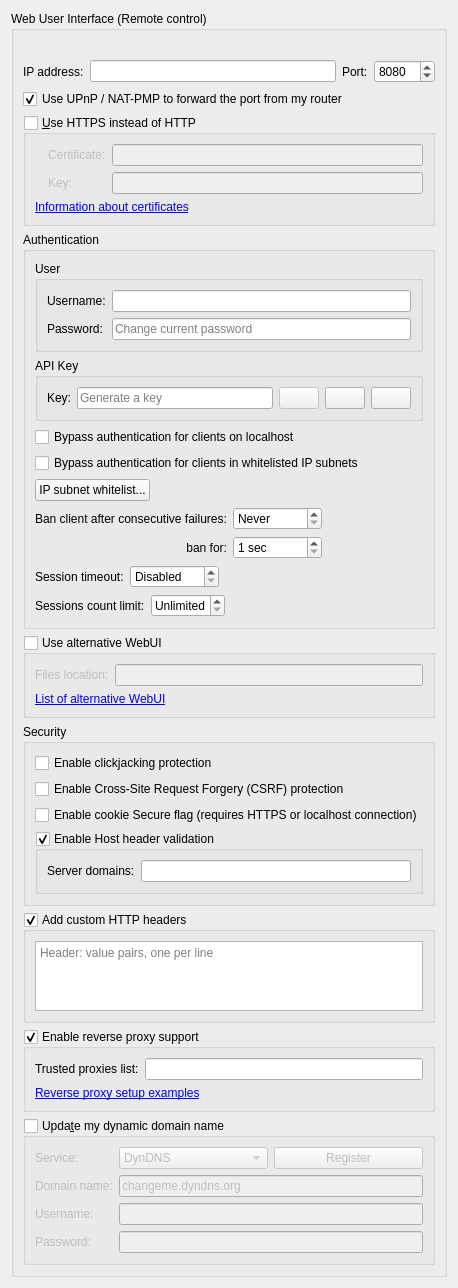
          <widget class="QWidget" name="scrollAreaWidgetContents_7">
           <property name="geometry">
            <rect>
             <x>0</x>
             <y>0</y>
             <width>382</width>
             <height>1045</height>
            </rect>
           </property>
           <layout class="QVBoxLayout" name="verticalLayout_23">
            <item>
             <widget class="QGroupBox" name="checkWebUI">
              <property name="title">
               <string>Web User Interface (Remote control)</string>
              </property>
              <layout class="QVBoxLayout" name="verticalLayout_2">
               <item>
                <widget class="QLabel" name="labelWebUIError">
                 <property name="font">
                  <font>
                   <italic>true</italic>
                  </font>
                 </property>
                 <property name="text">
                  <string/>
                 </property>
                </widget>
               </item>
               <item>
                <layout class="QHBoxLayout" name="horizontalLayout_2">
                 <item>
                  <widget class="QLabel" name="lblWebUIAddress">
                   <property name="text">
                    <string>IP address:</string>
                   </property>
                  </widget>
                 </item>
                 <item>
                  <widget class="QLineEdit" name="textWebUIAddress">
                   <property name="toolTip">
                    <string>IP address that the Web UI will bind to.
Specify an IPv4 or IPv6 address. You can specify &quot;0.0.0.0&quot; for any IPv4 address,
&quot;::&quot; for any IPv6 address, or &quot;*&quot; for both IPv4 and IPv6.</string>
                   </property>
                  </widget>
                 </item>
                 <item>
                  <widget class="QLabel" name="lblWebUIPort">
                   <property name="text">
                    <string>Port:</string>
                   </property>
                  </widget>
                 </item>
                 <item>
                  <widget class="QSpinBox" name="spinWebUIPort">
                   <property name="minimum">
                    <number>1</number>
                   </property>
                   <property name="maximum">
                    <number>65535</number>
                   </property>
                   <property name="value">
                    <number>8080</number>
                   </property>
                  </widget>
                 </item>
                </layout>
               </item>
               <item>
                <widget class="QCheckBox" name="checkWebUIUPnP">
                 <property name="text">
                  <string>Use UPnP / NAT-PMP to forward the port from my router</string>
                 </property>
                 <property name="checked">
                  <bool>true</bool>
                 </property>
                </widget>
               </item>
               <item>
                <widget class="QGroupBox" name="checkWebUIHttps">
                 <property name="title">
                  <string>&amp;Use HTTPS instead of HTTP</string>
                 </property>
                 <property name="checkable">
                  <bool>true</bool>
                 </property>
                 <property name="checked">
                  <bool>false</bool>
                 </property>
                 <layout class="QGridLayout" name="gridLayout_11">
                  <item row="0" column="0">
                   <widget class="QLabel" name="lblSslCertStatus"/>
                  </item>
                  <item row="0" column="1">
                   <widget class="QLabel" name="lblWebUICrt">
                    <property name="text">
                     <string>Certificate:</string>
                    </property>
                   </widget>
                  </item>
                  <item row="0" column="2">
                   <widget class="QLineEdit" name="textWebUIHttpsCert"/>
                  </item>
                  <item row="1" column="0">
                   <widget class="QLabel" name="lblSslKeyStatus"/>
                  </item>
                  <item row="1" column="1">
                   <widget class="QLabel" name="lblWebUIKey">
                    <property name="text">
                     <string>Key:</string>
                    </property>
                   </widget>
                  </item>
                  <item row="1" column="2">
                   <widget class="QLineEdit" name="textWebUIHttpsKey"/>
                  </item>
                  <item row="2" column="0" colspan="3">
                   <widget class="QLabel" name="lblWebUICertInfo">
                    <property name="text">
                     <string>&lt;a href=https://httpd.apache.org/docs/current/ssl/ssl_faq.html#aboutcerts&gt;Information about certificates&lt;/a&gt;</string>
                    </property>
                    <property name="openExternalLinks">
                     <bool>true</bool>
                    </property>
                    <property name="textInteractionFlags">
                     <set>Qt::TextInteractionFlag::LinksAccessibleByKeyboard|Qt::TextInteractionFlag::LinksAccessibleByMouse</set>
                    </property>
                   </widget>
                  </item>
                 </layout>
                </widget>
               </item>
               <item>
                <widget class="QGroupBox" name="groupWebUIAuth">
                 <property name="title">
                  <string>Authentication</string>
                 </property>
                 <layout class="QVBoxLayout" name="verticalLayout_35">
                  <item>
                   <widget class="QGroupBox" name="groupWebUIUser">
                    <property name="title">
                     <string>User</string>
                    </property>
                    <layout class="QGridLayout" name="gridLayoutUser">
                     <item row="0" column="0">
                      <widget class="QLabel" name="lblWebUIUsername">
                       <property name="text">
                        <string>Username:</string>
                       </property>
                      </widget>
                     </item>
                     <item row="0" column="1">
                      <widget class="QLineEdit" name="textWebUIUsername"/>
                     </item>
                     <item row="1" column="0">
                      <widget class="QLabel" name="lblWebUIPassword">
                       <property name="text">
                        <string>Password:</string>
                       </property>
                      </widget>
                     </item>
                     <item row="1" column="1">
                      <widget class="QLineEdit" name="textWebUIPassword">
                       <property name="echoMode">
                        <enum>QLineEdit::EchoMode::Password</enum>
                       </property>
                       <property name="placeholderText">
                        <string>Change current password</string>
                       </property>
                      </widget>
                     </item>
                    </layout>
                   </widget>
                  </item>
                  <item>
                   <widget class="QGroupBox" name="groupWebUIAPIKey">
                    <property name="title">
                     <string>API Key</string>
                    </property>
                    <layout class="QGridLayout" name="gridLayoutAPIKey">
                     <item row="0" column="0">
                      <widget class="QLabel" name="lblWebUIAPIKey">
                       <property name="text">
                        <string>Key:</string>
                       </property>
                      </widget>
                     </item>
                     <item row="0" column="1">
                      <layout class="QHBoxLayout" name="horizontalLayoutAPIKey">
                       <item>
                        <widget class="QLineEdit" name="textWebUIAPIKey">
                         <property name="readOnly">
                          <bool>true</bool>
                         </property>
                         <property name="placeholderText">
                          <string>Generate a key</string>
                         </property>
                        </widget>
                       </item>
                       <item>
                        <widget class="QPushButton" name="btnWebUIAPIKeyCopy">
                         <property name="enabled">
                          <bool>false</bool>
                         </property>
                         <property name="toolTip">
                          <string>Copy API key</string>
                         </property>
                         <property name="icon">
                          <iconset>
                           <normaloff>:/icons/edit-copy.svg</normaloff>:/icons/edit-copy.svg</iconset>
                         </property>
                        </widget>
                       </item>
                       <item>
                        <widget class="QPushButton" name="btnWebUIAPIKeyRotate">
                         <property name="toolTip">
                          <string>Generate API key</string>
                         </property>
                         <property name="icon">
                          <iconset>
                           <normaloff>:/icons/view-refresh.svg</normaloff>:/icons/view-refresh.svg</iconset>
                         </property>
                        </widget>
                       </item>
                       <item>
                        <widget class="QPushButton" name="btnWebUIAPIKeyDelete">
                         <property name="toolTip">
                          <string>Delete API key</string>
                         </property>
                         <property name="icon">
                          <iconset>
                           <normaloff>:/icons/list-remove.svg</normaloff>:/icons/list-remove.svg</iconset>
                         </property>
                        </widget>
                       </item>
                      </layout>
                     </item>
                    </layout>
                   </widget>
                  </item>
                  <item>
                   <widget class="QCheckBox" name="checkBypassLocalAuth">
                    <property name="text">
                     <string>Bypass authentication for clients on localhost</string>
                    </property>
                   </widget>
                  </item>
                  <item>
                   <widget class="QCheckBox" name="checkBypassAuthSubnetWhitelist">
                    <property name="text">
                     <string>Bypass authentication for clients in whitelisted IP subnets</string>
                    </property>
                   </widget>
                  </item>
                  <item>
                   <widget class="QPushButton" name="IPSubnetWhitelistButton">
                    <property name="sizePolicy">
                     <sizepolicy hsizetype="Fixed" vsizetype="Fixed">
                      <horstretch>0</horstretch>
                      <verstretch>0</verstretch>
                     </sizepolicy>
                    </property>
                    <property name="text">
                     <string>IP subnet whitelist...</string>
                    </property>
                   </widget>
                  </item>
                  <item>
                   <layout class="QGridLayout" name="gridLayout_10">
                    <item row="0" column="0">
                     <widget class="QLabel" name="lblBanCounter">
                      <property name="text">
                       <string>Ban client after consecutive failures:</string>
                      </property>
                     </widget>
                    </item>
                    <item row="0" column="1">
                     <widget class="QSpinBox" name="spinBanCounter">
                      <property name="specialValueText">
                       <string>Never</string>
                      </property>
                      <property name="maximum">
                       <number>2147483647</number>
                      </property>
                     </widget>
                    </item>
                    <item row="0" column="2">
                     <spacer name="horizontalSpacer_15">
                      <property name="orientation">
                       <enum>Qt::Orientation::Horizontal</enum>
                      </property>
                      <property name="sizeHint" stdset="0">
                       <size>
                        <width>40</width>
                        <height>20</height>
                       </size>
                      </property>
                     </spacer>
                    </item>
                    <item row="1" column="0">
                     <widget class="QLabel" name="lblBanDuration">
                      <property name="text">
                       <string>ban for:</string>
                      </property>
                      <property name="alignment">
                       <set>Qt::AlignmentFlag::AlignRight|Qt::AlignmentFlag::AlignTrailing|Qt::AlignmentFlag::AlignVCenter</set>
                      </property>
                     </widget>
                    </item>
                    <item row="1" column="1">
                     <widget class="QSpinBox" name="spinBanDuration">
                      <property name="suffix">
                       <string> sec</string>
                      </property>
                      <property name="minimum">
                       <number>1</number>
                      </property>
                      <property name="maximum">
                       <number>2147483647</number>
                      </property>
                     </widget>
                    </item>
                   </layout>
                  </item>
                  <item>
                   <layout class="QHBoxLayout" name="horizontalLayout_13">
                    <item>
                     <widget class="QLabel" name="lblSessionTimeout">
                      <property name="text">
                       <string>Session timeout:</string>
                      </property>
                     </widget>
                    </item>
                    <item>
                     <widget class="QSpinBox" name="spinSessionTimeout">
                      <property name="specialValueText">
                       <string>Disabled</string>
                      </property>
                      <property name="suffix">
                       <string> sec</string>
                      </property>
                      <property name="maximum">
                       <number>2147483647</number>
                      </property>
                     </widget>
                    </item>
                    <item>
                     <spacer name="horizontalSpacer_11">
                      <property name="orientation">
                       <enum>Qt::Orientation::Horizontal</enum>
                      </property>
                      <property name="sizeHint" stdset="0">
                       <size>
                        <width>40</width>
                        <height>20</height>
                       </size>
                      </property>
                     </spacer>
                    </item>
                   </layout>
                  </item>
                  <item>
                   <layout class="QHBoxLayout" name="layoutWebUISessionsCountLimit">
                    <item>
                     <widget class="QLabel" name="labelWebUISessionsCountLimit">
                      <property name="text">
                       <string>Sessions count limit:</string>
                      </property>
                     </widget>
                    </item>
                    <item>
                     <widget class="QSpinBox" name="spinBoxWebUISessionsCountLimit">
                      <property name="specialValueText">
                       <string>Unlimited</string>
                      </property>
                      <property name="maximum">
                       <number>2147483647</number>
                      </property>
                     </widget>
                    </item>
                    <item>
                     <spacer name="spacerWebUISessionsCountLimit">
                      <property name="orientation">
                       <enum>Qt::Orientation::Horizontal</enum>
                      </property>
                      <property name="sizeHint" stdset="0">
                       <size>
                        <width>40</width>
                        <height>20</height>
                       </size>
                      </property>
                     </spacer>
                    </item>
                   </layout>
                  </item>
                 </layout>
                </widget>
               </item>
               <item>
                <widget class="QGroupBox" name="groupAltWebUI">
                 <property name="title">
                  <string>Use alternative WebUI</string>
                 </property>
                 <property name="checkable">
                  <bool>true</bool>
                 </property>
                 <property name="checked">
                  <bool>false</bool>
                 </property>
                 <layout class="QVBoxLayout" name="verticalLayout_41">
                  <item>
                   <layout class="QHBoxLayout" name="horizontalLayout_5">
                    <item>
                     <widget class="QLabel" name="labelWebUIRootFolder">
                      <property name="text">
                       <string>Files location:</string>
                      </property>
                     </widget>
                    </item>
                    <item>
                     <widget class="QLineEdit" name="textWebUIRootFolder"/>
                    </item>
                   </layout>
                  </item>
                  <item>
                   <widget class="QLabel" name="lblAltWebUIList">
                    <property name="text">
                     <string>&lt;a href=&quot;https://github.com/qbittorrent/qBittorrent/wiki/List-of-known-alternate-WebUIs&quot;&gt;List of alternative WebUI&lt;/a&gt;</string>
                    </property>
                    <property name="openExternalLinks">
                     <bool>true</bool>
                    </property>
                    <property name="textInteractionFlags">
                     <set>Qt::TextInteractionFlag::LinksAccessibleByKeyboard|Qt::TextInteractionFlag::LinksAccessibleByMouse</set>
                    </property>
                   </widget>
                  </item>
                 </layout>
                </widget>
               </item>
               <item>
                <widget class="QGroupBox" name="groupBox_3">
                 <property name="title">
                  <string>Security</string>
                 </property>
                 <layout class="QVBoxLayout" name="verticalLayout_33">
                  <item>
                   <widget class="QCheckBox" name="checkClickjacking">
                    <property name="text">
                     <string>Enable clickjacking protection</string>
                    </property>
                   </widget>
                  </item>
                  <item>
                   <widget class="QCheckBox" name="checkCSRFProtection">
                    <property name="text">
                     <string>Enable Cross-Site Request Forgery (CSRF) protection</string>
                    </property>
                   </widget>
                  </item>
                  <item>
                   <widget class="QCheckBox" name="checkSecureCookie">
                    <property name="text">
                     <string>Enable cookie Secure flag (requires HTTPS or localhost connection)</string>
                    </property>
                   </widget>
                  </item>
                  <item>
                   <widget class="QGroupBox" name="groupHostHeaderValidation">
                    <property name="title">
                     <string>Enable Host header validation</string>
                    </property>
                    <property name="checkable">
                     <bool>true</bool>
                    </property>
                    <layout class="QVBoxLayout" name="verticalLayout_32">
                     <item>
                      <layout class="QHBoxLayout" name="horizontalLayout_10">
                       <item>
                        <widget class="QLabel" name="labelServerDomains">
                         <property name="text">
                          <string>Server domains:</string>
                         </property>
                        </widget>
                       </item>
                       <item>
                        <widget class="QLineEdit" name="textServerDomains">
                         <property name="toolTip">
                          <string>Whitelist for filtering HTTP Host header values.
In order to defend against DNS rebinding attack,
you should put in domain names used by WebUI server.

Use ';' to split multiple entries. Can use wildcard '*'.</string>
                         </property>
                        </widget>
                       </item>
                      </layout>
                     </item>
                    </layout>
                   </widget>
                  </item>
                 </layout>
                </widget>
               </item>
               <item>
                <widget class="QGroupBox" name="groupWebUIAddCustomHTTPHeaders">
                 <property name="title">
                  <string>Add custom HTTP headers</string>
                 </property>
                 <property name="checkable">
                  <bool>true</bool>
                 </property>
                 <layout class="QVBoxLayout" name="verticalLayout_8">
                  <item>
                   <widget class="QPlainTextEdit" name="textWebUICustomHTTPHeaders">
                    <property name="tabChangesFocus">
                     <bool>true</bool>
                    </property>
                    <property name="lineWrapMode">
                     <enum>QPlainTextEdit::LineWrapMode::NoWrap</enum>
                    </property>
                    <property name="placeholderText">
                     <string>Header: value pairs, one per line</string>
                    </property>
                   </widget>
                  </item>
                 </layout>
                </widget>
               </item>
               <item>
                <widget class="QGroupBox" name="groupEnableReverseProxySupport">
                 <property name="title">
                  <string>Enable reverse proxy support</string>
                 </property>
                 <property name="checkable">
                  <bool>true</bool>
                 </property>
                 <layout class="QVBoxLayout" name="verticalLayout_331">
                  <item>
                   <layout class="QHBoxLayout" name="horizontalLayout_131">
                    <item>
                     <widget class="QLabel" name="lblReverseProxiesList">
                      <property name="text">
                       <string>Trusted proxies list:</string>
                      </property>
                     </widget>
                    </item>
                    <item>
                     <widget class="QLineEdit" name="textTrustedReverseProxiesList">
                      <property name="toolTip">
                       <string>Specify reverse proxy IPs (or subnets, e.g. 0.0.0.0/24) in order to use forwarded client address (X-Forwarded-For header). Use ';' to split multiple entries.</string>
                      </property>
                     </widget>
                    </item>
                   </layout>
                  </item>
                  <item>
                   <widget class="QLabel" name="labelReverseProxyLink">
                    <property name="text">
                     <string>&lt;a href=https://github.com/qbittorrent/qBittorrent/wiki#reverse-proxy-setup-for-webui-access&gt;Reverse proxy setup examples&lt;/a&gt;</string>
                    </property>
                    <property name="openExternalLinks">
                     <bool>true</bool>
                    </property>
                    <property name="textInteractionFlags">
                     <set>Qt::TextInteractionFlag::LinksAccessibleByKeyboard|Qt::TextInteractionFlag::LinksAccessibleByMouse</set>
                    </property>
                   </widget>
                  </item>
                 </layout>
                </widget>
               </item>
               <item>
                <widget class="QGroupBox" name="checkDynDNS">
                 <property name="title">
                  <string>Upda&amp;te my dynamic domain name</string>
                 </property>
                 <property name="checkable">
                  <bool>true</bool>
                 </property>
                 <property name="checked">
                  <bool>false</bool>
                 </property>
                 <layout class="QFormLayout" name="formLayout_5">
                  <item row="0" column="0">
                   <widget class="QLabel" name="label_19">
                    <property name="text">
                     <string>Service:</string>
                    </property>
                   </widget>
                  </item>
                  <item row="0" column="1">
                   <layout class="QHBoxLayout" name="horizontalLayout_3">
                    <item>
                     <widget class="QComboBox" name="comboDNSService">
                      <item>
                       <property name="text">
                        <string notr="true">DynDNS</string>
                       </property>
                      </item>
                      <item>
                       <property name="text">
                        <string notr="true">No-IP</string>
                       </property>
                      </item>
                     </widget>
                    </item>
                    <item>
                     <widget class="QPushButton" name="registerDNSBtn">
                      <property name="text">
                       <string>Register</string>
                      </property>
                     </widget>
                    </item>
                   </layout>
                  </item>
                  <item row="1" column="0">
                   <widget class="QLabel" name="label_20">
                    <property name="text">
                     <string>Domain name:</string>
                    </property>
                   </widget>
                  </item>
                  <item row="1" column="1">
                   <widget class="QLineEdit" name="domainNameTxt">
                    <property name="text">
                     <string notr="true">changeme.dyndns.org</string>
                    </property>
                   </widget>
                  </item>
                  <item row="2" column="0">
                   <widget class="QLabel" name="label_21">
                    <property name="text">
                     <string>Username:</string>
                    </property>
                   </widget>
                  </item>
                  <item row="2" column="1">
                   <widget class="QLineEdit" name="DNSUsernameTxt"/>
                  </item>
                  <item row="3" column="0">
                   <widget class="QLabel" name="label_22">
                    <property name="text">
                     <string>Password:</string>
                    </property>
                   </widget>
                  </item>
                  <item row="3" column="1">
                   <widget class="QLineEdit" name="DNSPasswordTxt">
                    <property name="echoMode">
                     <enum>QLineEdit::EchoMode::Password</enum>
                    </property>
                   </widget>
                  </item>
                 </layout>
                </widget>
               </item>
              </layout>
             </widget>
            </item>
            <item>
             <spacer name="verticalSpacer">
              <property name="orientation">
               <enum>Qt::Orientation::Vertical</enum>
              </property>
              <property name="sizeHint" stdset="0">
               <size>
                <width>20</width>
                <height>40</height>
               </size>
              </property>
             </spacer>
            </item>
           </layout>
          </widget>
